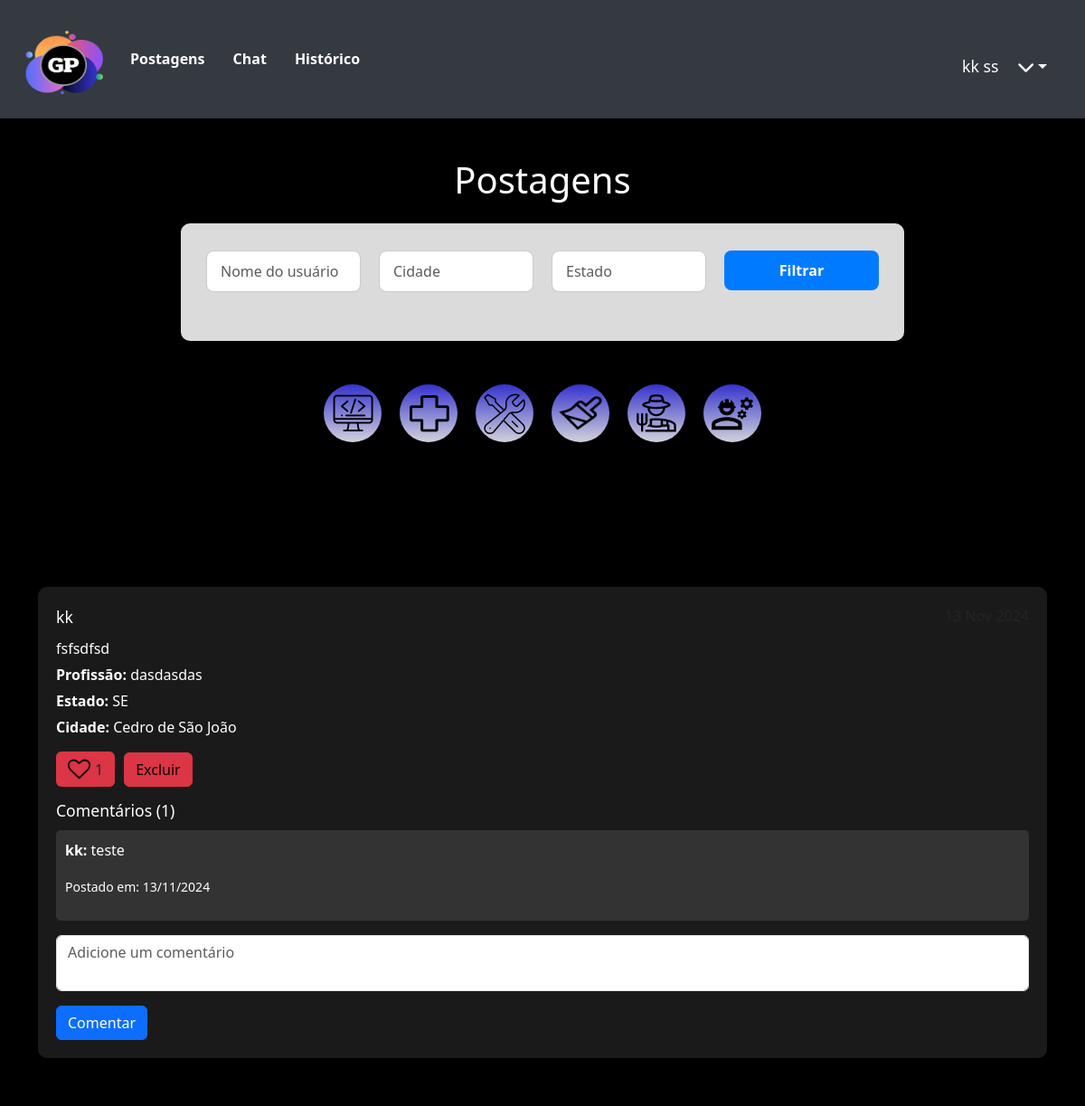
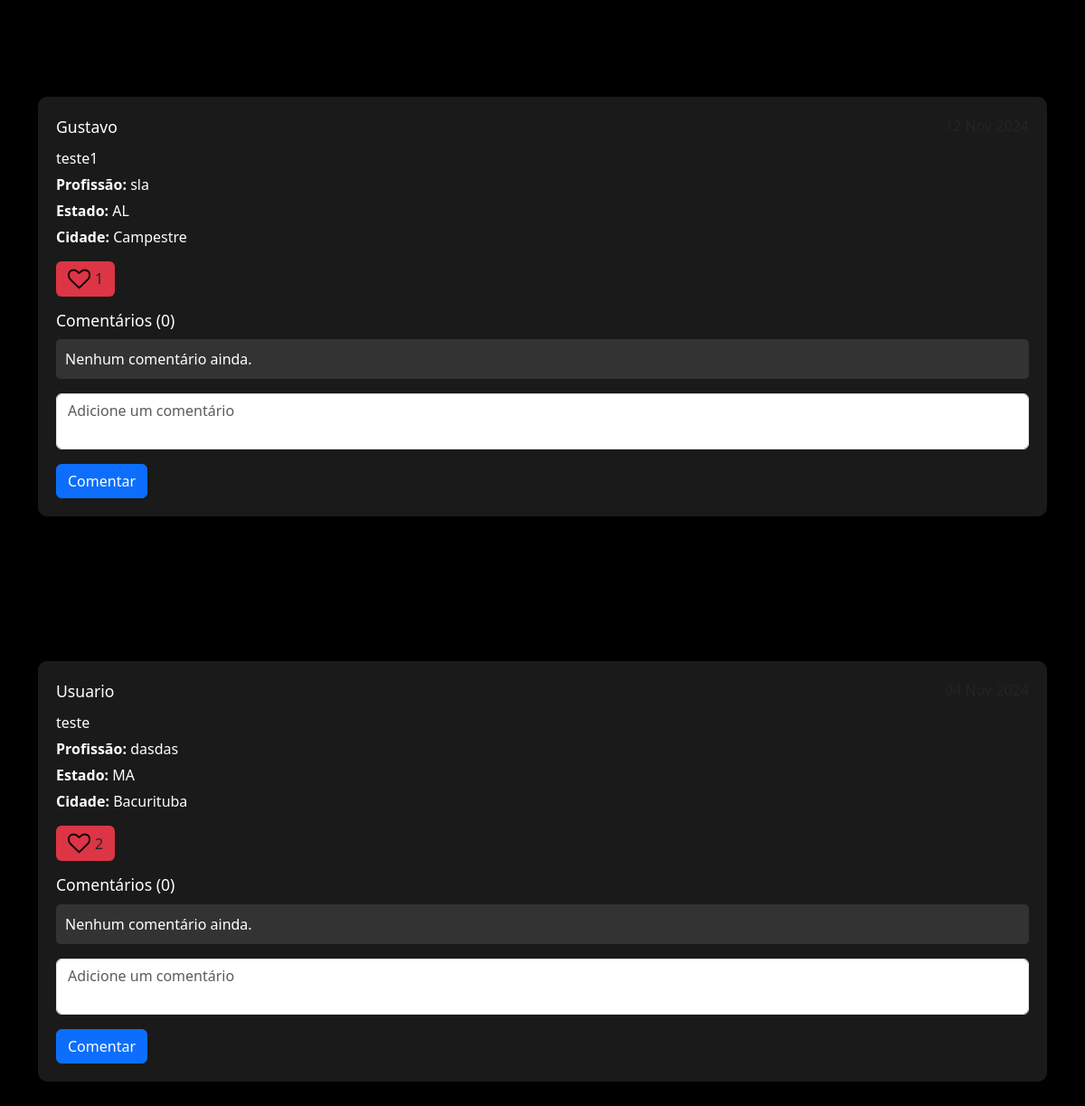
The app's page /postagens (signed in) with its own data (2 pictures, top to bottom).
### network/models.py (models this page shows, shortened)
class User(db.Model, UserMixin):
    id = db.Column(db.Integer, primary_key=True)
    nome = db.Column(db.String, nullable=True)
    sobrenome = db.Column(db.String, nullable=True)
    email = db.Column(db.String, nullable=True)
    senha = db.Column(db.String, nullable=True)
    last_login = db.Column(db.DateTime, nullable=True)
    imagem = db.Column(db.String, nullable=True, default='default.png')
    posts = db.relationship('Post', backref='user', lazy=True)
    post_comentarios = db.relationship('PostComentarios', backref='user', lazy=True)

class Post(db.Model):
    id = db.Column(db.Integer, primary_key=True)
    data_criacao = db.Column(db.DateTime, default=datetime.utcnow)
    mensagem = db.Column(db.String, nullable=True)
    estado = db.Column(db.String, nullable=True)
    cidade = db.Column(db.String, nullable=True)
    profissao = db.Column(db.String, nullable=True)
    imagem = db.Column(db.String, nullable=True, default='default.png')
    user_id = db.Column(db.Integer, db.ForeignKey('user.id'), nullable=True)
    comentarios = db.relationship('PostComentarios', backref='post', lazy=True)
    likes_count = db.Column(db.Integer, default=0)
    user_likes = db.relationship('UserLikes', backref='liked_post', lazy=True, cascade="all, delete-orphan")

class PostComentarios(db.Model):
    id = db.Column(db.Integer, primary_key=True)
    data_criacao = db.Column(db.DateTime, default=datetime.utcnow)
    comentario = db.Column(db.String, nullable=True)
    user_id = db.Column(db.Integer, db.ForeignKey('user.id'), nullable=True)
    post_id = db.Column(db.Integer, db.ForeignKey('post.id'), nullable=True)

### network/routes.py (the view)
@app.route('/postagens', methods=['GET'])
@login_required
def postagens():
    nome_usuario = request.args.get('nome_usuario', '')
    estado = request.args.get('estado', '')
    cidade = request.args.get('cidade', '')
    query = Post.query
    if nome_usuario:
        query = query.filter(Post.user.has(nome=nome_usuario))
    if estado:
        query = query.filter(Post.estado == estado)
    if cidade:
        query = query.filter(Post.cidade == cidade)
    dados = query.order_by(Post.data_criacao.desc()).all()
    context = {'dados': dados}
    return render_template('posts.html', context=context)

### network/models.py (called while the page is built)
@login_manager.user_loader
def load_user(user_id):
    return User.query.get(user_id)

### network/templates/posts.html (shortened to what this page needs)
<!DOCTYPE html>
<html lang="en">
<head>
    <link rel="stylesheet" href="{{ url_for('static', filename='styles/stylePostagens.css') }}">
    <link href="https://cdn.jsdelivr.net/npm/bootstrap@5.3.3/dist/css/bootstrap.min.css" rel="stylesheet">
    <link rel="stylesheet" href="https://cdnjs.cloudflare.com/ajax/libs/font-awesome/6.0.0-beta3/css/all.min.css">
    <link rel="stylesheet" href="{{ url_for('static', filename='styles/styleHeader.css') }}">
</head>
<body>
    <header>
        <nav class="navbar navbar-expand-lg">
            <a class="navbar-brand" href="{{ url_for('homepage') }}">
                <img src="{{ url_for('static', filename='assets/logo.png') }}" alt="Logo" width="100">
            </a>
            <div class="collapse navbar-collapse" id="navbarContent">
                <ul class="navbar-nav mr-auto">
                    <li class="nav-item">
                        <a class="nav-link" href="{{ url_for('postagens') }}">Postagens</a>
                    </li>
                    {% if context['dados'] %}
                    <li class="nav-item">
                        <a href="{{ url_for('chat', post_id=context['dados'][0].id) }}" class="nav-link">Chat</a>
                    </li>
                    {% endif %}
                    <li class="nav-item">
                        <a class="nav-link" href="{{ url_for('historico') }}">Histórico</a>
                    </li>
                </ul>
                <div class="d-flex flex-row align-items-center mt-3">
                    <span class="text-white">{{ current_user.nome }} {{ current_user.sobrenome }}</span>
                    <div class="dropdown">
                        <button class="btn dropdown-toggle text-white" type="button" id="userDropdown"
                            data-bs-toggle="dropdown" aria-expanded="false">
                            <i class="fas fa-chevron-down"></i>
                        </button>
                    </div>
                </div>
            </div>
        </nav>
    </header>
    <div class="container-post">
        <div class="container mt-4">
            <h1 class="mb-4">Postagens</h1>
            <div class="style-search">
                <form action="{{ url_for('postagens') }}" method="get" class="mb-4">
                    <div class="row">
                        <div class="col-md-3">
                            <input type="text" name="nome_usuario" class="form-control" placeholder="Nome do usuário"
                                value="{{ request.args.get('nome_usuario', '') }}">
                        </div>
                        <div class="col-md-3">
                            <input type="text" name="cidade" class="form-control" placeholder="Cidade"
                                value="{{ request.args.get('cidade', '') }}">
                        </div>
                        <div class="col-md-3">
                            <input type="text" name="estado" class="form-control" placeholder="Estado"
                                value="{{ request.args.get('estado', '') }}">
                        </div>
                        <div class="col-md-3">
                            <button type="submit" class="btn btn-primary w-100">Filtrar</button>
                        </div>
                    </div>
                </form>
            </div>
            <div id="local-profi" class="mt-5">
                <div class="style-profi">
                    <a href="{{ url_for('filter_posts', profession='Programador') }}" class="rem-img">
                        <img src="{{ url_for('static', filename='assets/programador.png') }}" alt="" class="rem-img"
                            alt="Programador">
                    </a>
                </div>
                <div class="style-profi">
                    <a href="{{ url_for('filter_posts', profession='Medico') }}" class="rem-img">
                        <img src="{{ url_for('static', filename='assets/medico.png') }}" class="rem-img" alt="Medico">
                    </a>
                </div>
                <div class="style-profi">
                    <a href="{{ url_for('filter_posts', profession='Mecanico') }}" class="rem-img">
                        <img src="{{ url_for('static', filename='assets/mecanico.png') }}" class="rem-img"
                            alt="Mecanico">
                    </a>
                </div>
                <div class="style-profi">
                    <a href="{{ url_for('filter_posts', profession='Pintor') }}" class="rem-img">
                        <img src="{{ url_for('static', filename='assets/pintor.png') }}" class="rem-img" width="48"
                            alt="Pintor">
                    </a>
                </div>
                <div class="style-profi">
                    <a href="{{ url_for('filter_posts', profession='Fazendeiro') }}" class="rem-img">
                        <img src="{{ url_for('static', filename='assets/fazendeiro.png') }}" class="rem-img"
                            alt="Fazendeiro">
                    </a>
                </div>
                <div class="style-profi">
                    <a href="{{ url_for('filter_posts', profession='Trabalhador') }}" class="rem-img">
                        <img src="{{ url_for('static', filename='assets/trabalhador.png') }}" class="rem-img"
                            alt="Trabalhador">
                    </a>
                </div>
            </div>
            <tbody>
                {% for post in context['dados'] %}
                <tr class="post-row">
                    <td colspan="">
                        <div class="post-container">
                            <div class="post-header">
                                <span class="post-username text-white">{{ post.user.nome }}</span>
                                <span class="post-date">{{ post.data_criacao.strftime('%d %b %Y') }}</span>
                            </div>
                            <div class="post-content">
                                <p>{{ post.mensagem }}</p>
                                <p><strong>Profissão:</strong> {{ post.profissao }}</p>
                                <p><strong>Estado:</strong> {{ post.estado }}</p>
                                <p><strong>Cidade:</strong> {{ post.cidade }}</p>
                            </div>
                            <div class="post-actions">
                                <form action="{{ url_for('like_post', post_id=post.id) }}" method="post"
                                    class="d-inline">
                                    <button type="submit" class="btn btn-black bg-danger like-button"
                                        data-post-id="{{ post.id }}" data-likes="{{ post.likes_count }}">
                                        <img src="{{ url_for('static', filename='assets/like.png') }}"
                                            class="bg-danger like-icon" width="25px">
                                        <span class="likes-count">{{ post.likes_count }}</span>
                                    </button>
                                </form>
                                {% if post.user_id == current_user.id %}
                                <button type="button" class="btn btn-danger text-black" data-bs-toggle="modal"
                                    data-bs-target="#confirmDeleteModal{{ post.id }}">
                                    Excluir
                                </button>
                                {% endif %}
                            </div>
                            <div class="post-comments mt-3">
                                <h3 class="text-white">Comentários ({{ post.comentarios|length }})</h3>
                                <ul>
                                    {% for comentario in post.comentarios %}
                                    <li>
                                        <p><strong>{{ comentario.user.nome }}:</strong> {{ comentario.comentario
                                            }}</p>
                                        <p><small>Postado em: {{ comentario.data_criacao.strftime('%d/%m/%Y')
                                                }}</small></p>
                                    </li>
                                    {% else %}
                                    <li>Nenhum comentário ainda.</li>
                                    {% endfor %}
                                </ul>
                                <form action="{{ url_for('add_comment', post_id=post.id) }}" method="post">
                                    <div class="form-group">
                                        <textarea name="comentario" class="form-control"
                                            placeholder="Adicione um comentário"></textarea>
                                    </div>
                                    <div class="mt-3">
                                        <button type="submit" class="btn btn-primary">Comentar</button>
                                    </div>
                                </form>
                            </div>
                        </div>
                    </td>
                </tr>
                {% endfor %}
            </tbody>
        </div>
</body>
</html>

### network/static/styles/stylePostagens.css (style rules this page uses)
body { font-family: 'Pridi', sans-serif; color: #fff; background-color: #000; margin: 0; padding: 0; }
.container-post { background-color: #000; padding: 20px; }
.d-flex.align-items-center span { color: #f8f9fa; margin-right: 10px; }
#local-profi { display: flex; justify-content: center; gap: 20px; }
.style-profi { width: 70px; }
.style-profi img { transition: transform 0.3s; }
.container h1 { color: #fff; text-align: center; margin-bottom: 30px; }
.post-container { background-color: #1a1a1a; padding: 20px; margin-bottom: 20px; border-radius: 10px; box-shadow: 0 4px 8px rgba(0, 0, 0, 0.2); margin-top: 10rem; }
.post-header { display: flex; justify-content: space-between; font-weight: 500; margin-bottom: 10px; }
.post-content p { margin: 5px 0; color: #fff; }
.post-actions { display: flex; align-items: center; gap: 10px; margin-top: 15px; }
.post-actions .btn { display: inline-flex; align-items: center; }
.post-comments ul { list-style: none; padding: 0; margin-top: 10px; }
.post-comments li { background-color: #333; border-radius: 5px; padding: 10px; margin-top: 5px; color: #fff; }
.post-comments form textarea { resize: none; min-height: 60px; }
.post-comments .form-group { margin-top: 10px; }
.rem-img { background-color: transparent; }
.style-profi { width: 4rem; height: 4rem; background: linear-gradient(180deg, #3533CD 0%, #D2D2DB 100%); border-radius: 40px; display: flex; justify-content: center; align-items: center; }
.like-icon { margin-right: 5px; }
.style-search { background-color: #dbdbdb; padding: 30px; border-radius: 10px; box-shadow: 0 4px 12px rgba(0, 0, 0, 0.1); max-width: 800px; margin: 20px auto; transition: all 0.3s ease; }
.style-search .form-control { border-radius: 8px; border: 1px solid #ccc; padding: 10px 15px; transition: border-color 0.3s ease; }
.style-search button { border-radius: 8px; padding: 10px 20px; background-color: #007bff; color: #fff; border: none; font-weight: bold; transition: background-color 0.3s ease; }
.style-search .row { margin-bottom: 15px; }
.style-search .col-md-3 { padding-right: 10px; padding-left: 10px; }
.style-search button { width: 100%; }

### network/static/styles/styleHeader.css (style rules this page uses)
header { background-color: #343a40; padding: 10px 20px; }
.navbar { display: flex; justify-content: space-between; align-items: center; }
.navbar-brand img { height: 85px; }
.navbar-nav .nav-link { color: white; font-weight: bold; margin-right: 15px; transition: color 0.3s; }
.navbar-collapse { text-align: center; }
.d-flex { margin-left: auto; align-items: center; }
.text-white { font-size: 1.1rem; margin-right: 10px; }
.dropdown-toggle { background-color: transparent; border: none; color: white; font-size: 1.2rem; display: flex; align-items: center; }

### records on screen
User: nome "kk", sobrenome "ss"
Post: user.nome "kk", mensagem "fsfsdfsd", profissao "dasdasdas", estado "SE", cidade "Cedro de São João", likes_count "1", comentarios|length "1"
PostComentarios: user.nome "kk", comentario "teste", data_criacao "13/11/2024"
Post: user.nome "Gustavo", mensagem "teste1", profissao "sla", estado "AL", cidade "Campestre", likes_count "1", comentarios|length "0"
Post: user.nome "Usuario", mensagem "teste", profissao "dasdas", estado "MA", cidade "Bacurituba", likes_count "2", comentarios|length "0"
